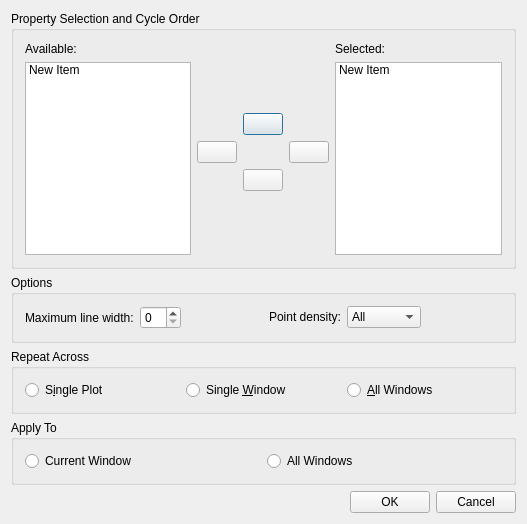
<?xml version="1.0" encoding="UTF-8"?>
<ui version="4.0">
 <class>curveDifferentiate</class>
 <widget class="QDialog" name="curveDifferentiate">
  <property name="geometry">
   <rect>
    <x>0</x>
    <y>0</y>
    <width>527</width>
    <height>524</height>
   </rect>
  </property>
  <property name="windowTitle">
   <string>Differentiate Curves</string>
  </property>
  <layout class="QVBoxLayout">
   <item>
    <widget class="Q3ButtonGroup" name="cycleOrderGroup">
     <property name="title">
      <string>Property Selection and Cycle Order</string>
     </property>
     <layout class="QGridLayout">
      <item row="1" column="1">
       <layout class="QGridLayout">
        <item row="1" column="1">
         <widget class="QPushButton" name="_up">
          <property name="sizePolicy">
           <sizepolicy hsizetype="Fixed" vsizetype="Fixed">
            <horstretch>0</horstretch>
            <verstretch>0</verstretch>
           </sizepolicy>
          </property>
          <property name="toolTip">
           <string>Raise in Selection Order: Alt+up</string>
          </property>
          <property name="text">
           <string/>
          </property>
          <property name="shortcut">
           <string>Alt+Up</string>
          </property>
         </widget>
        </item>
        <item row="3" column="1">
         <widget class="QPushButton" name="_down">
          <property name="sizePolicy">
           <sizepolicy hsizetype="Fixed" vsizetype="Fixed">
            <horstretch>0</horstretch>
            <verstretch>0</verstretch>
           </sizepolicy>
          </property>
          <property name="toolTip">
           <string>Lower in Selection Order: Alt+down</string>
          </property>
          <property name="text">
           <string/>
          </property>
          <property name="shortcut">
           <string>Alt+Down</string>
          </property>
         </widget>
        </item>
        <item row="2" column="2">
         <widget class="QPushButton" name="_add">
          <property name="sizePolicy">
           <sizepolicy hsizetype="Fixed" vsizetype="Fixed">
            <horstretch>0</horstretch>
            <verstretch>0</verstretch>
           </sizepolicy>
          </property>
          <property name="toolTip">
           <string>Select: Alt+s</string>
          </property>
          <property name="text">
           <string/>
          </property>
         </widget>
        </item>
        <item row="2" column="0">
         <widget class="QPushButton" name="_remove">
          <property name="sizePolicy">
           <sizepolicy hsizetype="Fixed" vsizetype="Fixed">
            <horstretch>0</horstretch>
            <verstretch>0</verstretch>
           </sizepolicy>
          </property>
          <property name="toolTip">
           <string>Remove: Alt+r</string>
          </property>
          <property name="text">
           <string/>
          </property>
         </widget>
        </item>
       </layout>
      </item>
      <item row="0" column="0" rowspan="3">
       <layout class="QVBoxLayout">
        <item>
         <widget class="QLabel" name="textLabel1">
          <property name="text">
           <string>Available:</string>
          </property>
          <property name="wordWrap">
           <bool>false</bool>
          </property>
         </widget>
        </item>
        <item>
         <widget class="QListWidget" name="availableListBox">
          <property name="selectionMode">
           <enum>QAbstractItemView::SingleSelection</enum>
          </property>
          <item>
           <property name="text">
            <string>New Item</string>
           </property>
          </item>
         </widget>
        </item>
       </layout>
      </item>
      <item row="0" column="2" rowspan="3">
       <layout class="QVBoxLayout">
        <item>
         <widget class="QLabel" name="textLabel2">
          <property name="text">
           <string>Selected:</string>
          </property>
          <property name="wordWrap">
           <bool>false</bool>
          </property>
         </widget>
        </item>
        <item>
         <widget class="QListWidget" name="selectedListBox">
          <item>
           <property name="text">
            <string>New Item</string>
           </property>
          </item>
         </widget>
        </item>
       </layout>
      </item>
      <item row="0" column="1">
       <spacer name="spacer4">
        <property name="orientation">
         <enum>Qt::Vertical</enum>
        </property>
        <property name="sizeType">
         <enum>QSizePolicy::Expanding</enum>
        </property>
        <property name="sizeHint" stdset="0">
         <size>
          <width>21</width>
          <height>61</height>
         </size>
        </property>
       </spacer>
      </item>
      <item row="2" column="1">
       <spacer name="spacer5">
        <property name="orientation">
         <enum>Qt::Vertical</enum>
        </property>
        <property name="sizeType">
         <enum>QSizePolicy::Expanding</enum>
        </property>
        <property name="sizeHint" stdset="0">
         <size>
          <width>20</width>
          <height>51</height>
         </size>
        </property>
       </spacer>
      </item>
     </layout>
    </widget>
   </item>
   <item>
    <widget class="Q3ButtonGroup" name="optionsGroup">
     <property name="title">
      <string>Options</string>
     </property>
     <layout class="QGridLayout">
      <item row="0" column="1">
       <spacer name="spacer36">
        <property name="orientation">
         <enum>Qt::Horizontal</enum>
        </property>
        <property name="sizeType">
         <enum>QSizePolicy::Expanding</enum>
        </property>
        <property name="sizeHint" stdset="0">
         <size>
          <width>16</width>
          <height>20</height>
         </size>
        </property>
       </spacer>
      </item>
      <item row="0" column="0">
       <layout class="QGridLayout">
        <item row="0" column="1">
         <widget class="QSpinBox" name="maxLineWidth"/>
        </item>
        <item row="0" column="0">
         <widget class="QLabel" name="textLabel3">
          <property name="text">
           <string>Maximum line width:</string>
          </property>
          <property name="wordWrap">
           <bool>false</bool>
          </property>
         </widget>
        </item>
       </layout>
      </item>
      <item row="0" column="2">
       <layout class="QGridLayout">
        <item row="0" column="0">
         <widget class="QLabel" name="textLabel4">
          <property name="text">
           <string>Point density:</string>
          </property>
          <property name="wordWrap">
           <bool>false</bool>
          </property>
         </widget>
        </item>
        <item row="0" column="1">
         <widget class="QComboBox" name="pointDensity">
          <item>
           <property name="text">
            <string>All</string>
           </property>
          </item>
          <item>
           <property name="text">
            <string>High</string>
           </property>
          </item>
          <item>
           <property name="text">
            <string>Medium</string>
           </property>
          </item>
          <item>
           <property name="text">
            <string>Low</string>
           </property>
          </item>
         </widget>
        </item>
       </layout>
      </item>
      <item row="0" column="3">
       <spacer name="spacer37">
        <property name="orientation">
         <enum>Qt::Horizontal</enum>
        </property>
        <property name="sizeType">
         <enum>QSizePolicy::Expanding</enum>
        </property>
        <property name="sizeHint" stdset="0">
         <size>
          <width>40</width>
          <height>20</height>
         </size>
        </property>
       </spacer>
      </item>
     </layout>
    </widget>
   </item>
   <item>
    <widget class="Q3ButtonGroup" name="_buttonGroupRepeat">
     <property name="title">
      <string>Repeat Across</string>
     </property>
     <layout class="QHBoxLayout">
      <item>
       <widget class="QRadioButton" name="_radioButtonRepeatPlot">
        <property name="text">
         <string>S&amp;ingle Plot</string>
        </property>
       </widget>
      </item>
      <item>
       <widget class="QRadioButton" name="_radioButtonRepeatWindow">
        <property name="text">
         <string>Single &amp;Window</string>
        </property>
       </widget>
      </item>
      <item>
       <widget class="QRadioButton" name="_radioButtonRepeatApplication">
        <property name="text">
         <string>&amp;All Windows</string>
        </property>
       </widget>
      </item>
     </layout>
    </widget>
   </item>
   <item>
    <widget class="Q3ButtonGroup" name="_buttonGroupApplyTo">
     <property name="title">
      <string>Apply To</string>
     </property>
     <layout class="QGridLayout">
      <item row="0" column="0">
       <widget class="QRadioButton" name="_radioButtonApplyWindow">
        <property name="text">
         <string>Current Window</string>
        </property>
       </widget>
      </item>
      <item row="0" column="1">
       <widget class="QRadioButton" name="_radioButtonApplyAllWindows">
        <property name="text">
         <string>All Windows</string>
        </property>
       </widget>
      </item>
     </layout>
    </widget>
   </item>
   <item>
    <layout class="QGridLayout">
     <item row="0" column="2">
      <widget class="QPushButton" name="Cancel_2">
       <property name="text">
        <string>Cancel</string>
       </property>
      </widget>
     </item>
     <item row="0" column="1">
      <widget class="QPushButton" name="OK_2">
       <property name="text">
        <string>OK</string>
       </property>
      </widget>
     </item>
     <item row="0" column="0">
      <spacer name="spacer1_2">
       <property name="orientation">
        <enum>Qt::Horizontal</enum>
       </property>
       <property name="sizeType">
        <enum>QSizePolicy::Expanding</enum>
       </property>
       <property name="sizeHint" stdset="0">
        <size>
         <width>160</width>
         <height>20</height>
        </size>
       </property>
      </spacer>
     </item>
    </layout>
   </item>
  </layout>
 </widget>
 <layoutdefault spacing="6" margin="11"/>
 <pixmapfunction>qPixmapFromMimeSource</pixmapfunction>
 <customwidgets>
  <customwidget>
   <class>Q3GroupBox</class>
   <extends>QGroupBox</extends>
   <header>Qt3Support/Q3GroupBox</header>
   <container>1</container>
  </customwidget>
  <customwidget>
   <class>Q3Frame</class>
   <extends>QFrame</extends>
   <header>Qt3Support/Q3Frame</header>
   <container>1</container>
  </customwidget>
  <customwidget>
   <class>Q3ButtonGroup</class>
   <extends>Q3GroupBox</extends>
   <header>Qt3Support/Q3ButtonGroup</header>
   <container>1</container>
  </customwidget>
 </customwidgets>
 <tabstops>
  <tabstop>_radioButtonRepeatPlot</tabstop>
  <tabstop>_radioButtonRepeatWindow</tabstop>
  <tabstop>_radioButtonRepeatApplication</tabstop>
  <tabstop>_radioButtonApplyWindow</tabstop>
  <tabstop>_radioButtonApplyAllWindows</tabstop>
  <tabstop>OK_2</tabstop>
  <tabstop>Cancel_2</tabstop>
 </tabstops>
 <resources/>
 <connections/>
</ui>
